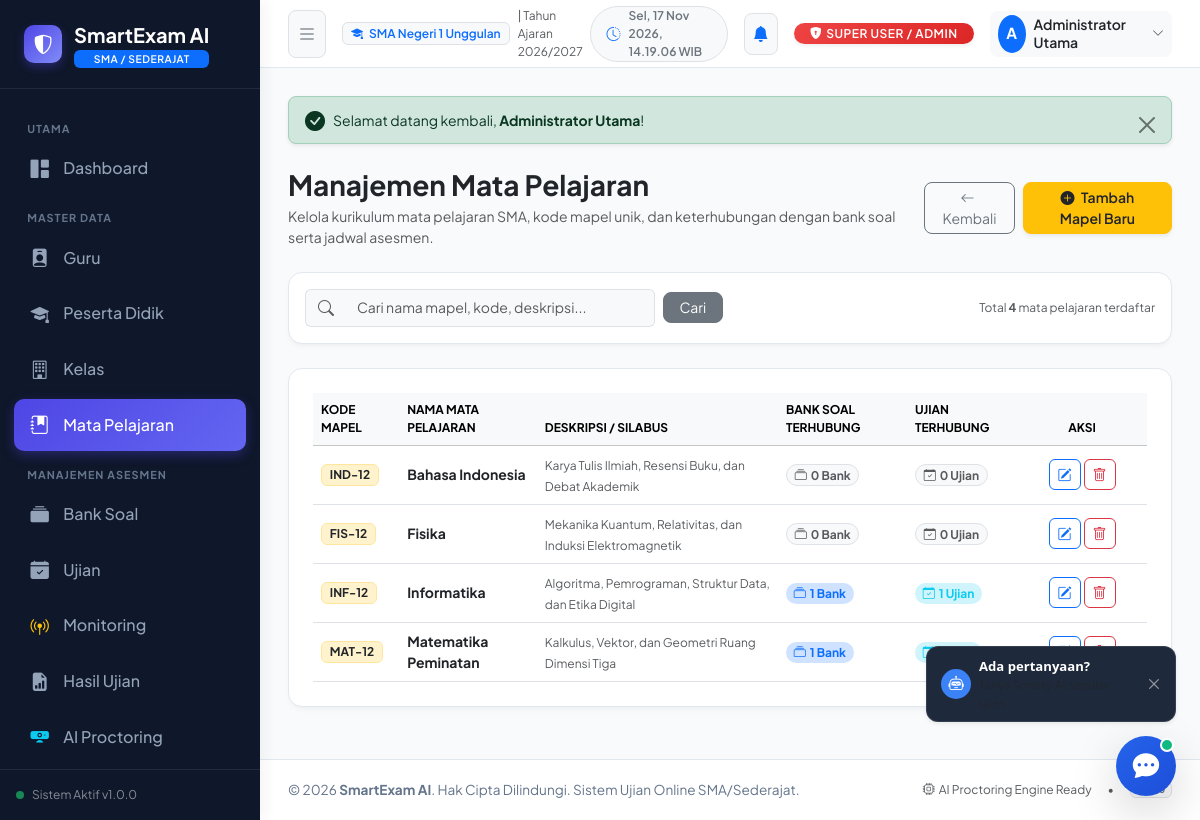
Screenshot of /admin/subjects (signed in) with the database file from the repository.
### tables this page shows
CREATE TABLE `subjects` (
    `id` INT UNSIGNED AUTO_INCREMENT PRIMARY KEY,
    `code` VARCHAR(20) NOT NULL UNIQUE COMMENT 'Kode mapel, misal: INF-12, MAT-12',
    `name` VARCHAR(100) NOT NULL COMMENT 'Nama mata pelajaran',
    `description` TEXT NULL COMMENT 'Deskripsi silabus / materi pokok',
    `created_at` TIMESTAMP DEFAULT CURRENT_TIMESTAMP,
    `updated_at` TIMESTAMP DEFAULT CURRENT_TIMESTAMP ON UPDATE CURRENT_TIMESTAMP,
    INDEX `idx_subjects_code` (`code`)
);

### app/Core/Controller.php (called while the page is built, shortened)
<?php
abstract class Controller
{
    protected function view(string $viewPath, array $data = [], ?string $layout = 'main'): void
    {
        View::render($viewPath, $data, $layout);
    }
    protected function getQuery(?string $key = null, mixed $default = null): mixed
    {
        return $_GET[$key] ?? $default;
    }
}

### app/Controllers/AdminController.php (called while the page is built, shortened)
<?php
class AdminController extends Controller
{
    private SubjectModel $subjectModel;
    public function __construct()
    {
        $this->subjectModel = new SubjectModel();
    }
    public function subjects(): void
    {
        $search = SanitizeHelper::clean($this->getQuery('q', ''));
        $subjects = $this->subjectModel->getAllWithStats($search);
        $this->view('admin/subjects/index', [
            'pageTitle' => 'Manajemen Mata Pelajaran - ' . APP_NAME,
            'subjects'  => $subjects,
            'search'    => $search,
            'user'      => AuthMiddleware::user()
        ], 'main');
    }
}

### public/index.php (called while the page is built, shortened)
<?php
require_once APP_PATH . '/Helpers/UrlHelper.php';
require_once APP_PATH . '/Helpers/SanitizeHelper.php';
spl_autoload_register(function ($class) {
    $prefix = 'App\\';
    $baseDir = APP_PATH . DIRECTORY_SEPARATOR;
    $len = strlen($prefix);
    $relativeClass = substr($class, $len);
    $file = $baseDir . str_replace('\\', DIRECTORY_SEPARATOR, $relativeClass) . '.php';
});
$app = new \App\Core\App();

### app/Helpers/UrlHelper.php (called while the page is built, shortened)
<?php
if (!function_exists('base_url')) {
    function base_url(string $path = ''): string
    {
        $base = defined('BASE_URL') ? BASE_URL : '';
        $path = ltrim($path, '/');
        return empty($path) ? $base : $base . '/' . $path;
    }
}
if (!function_exists('e')) {
    function e(?string $string): string
    {
        return htmlspecialchars((string)$string, ENT_QUOTES, 'UTF-8');
    }
}

### app/Core/Database.php (called while the page is built, shortened)
<?php
class Database
{
    private static ?PDO $instance = null;
    private static bool $connected = false;
    public static function getInstance(): ?PDO
    {
        return self::$instance;
    }
    private static function connect(): void
    {
        $configFile = APP_PATH . '/Config/Database.php';
        $config = require $configFile;
        $dsn = sprintf(
            "%s:host=%s;port=%s;dbname=%s;charset=%s",
            $config['driver'],
            $config['host'],
            $config['port'],
            $config['database'],
            $config['charset']
        );
        try {
            self::$instance = new PDO(
                $dsn,
                $config['username'],
                $config['password'],
                $config['options'] ?? []
            );
            self::$connected = true;
        } catch (PDOException $e) {
            self::$instance = null;
            self::$connected = false;
            self::$errorMessage = $e->getMessage();
        }
    }
    public static function isConnected(): bool
    {
        return self::$connected;
    }
}

### app/Helpers/SanitizeHelper.php (called while the page is built, shortened)
<?php
class SanitizeHelper
{
    public static function clean(mixed $data): mixed
    {
        if (is_string($data)) {
            return htmlspecialchars(trim($data), ENT_QUOTES, 'UTF-8');
        }
        return $data;
    }
}

### app/Models/SubjectModel.php (called while the page is built, shortened)
<?php
class SubjectModel extends Model
{
    protected string $table = 'subjects';
    public function getAllWithStats(string $search = ''): array
    {
        $where = "";
        $params = [];
        $sql = "SELECT s.*,
                       (SELECT COUNT(*) FROM `question_banks` qb WHERE qb.subject_id = s.id) as question_bank_count,
                       (SELECT COUNT(*) FROM `exams` e WHERE e.subject_id = s.id) as exam_count
                FROM `{$this->table}` s
                {$where}
                ORDER BY s.name ASC";
        return $this->fetchAll($sql, $params);
    }
}

### app/Core/Model.php (called while the page is built, shortened)
<?php
abstract class Model
{
    protected ?PDO $db;
    public function __construct()
    {
        $this->db = Database::getInstance();
    }
    public function isDbConnected(): bool
    {
        return $this->db !== null && Database::isConnected();
    }
    public function query(string $sql, array $params = []): ?\PDOStatement
    {
        try {
            $stmt = $this->db->prepare($sql);
            $stmt->execute($params);
            return $stmt;
        } catch (PDOException $e) {
            error_log("Database Query Error: " . $e->getMessage() . " SQL: " . $sql);
            return null;
        }
    }
    public function fetchAll(string $sql, array $params = []): array
    {
        $stmt = $this->query($sql, $params);
        return $stmt->fetchAll();
    }
}

### app/Views/admin/subjects/index.php (the view, shortened to what this page needs)
<div class="d-flex flex-column flex-md-row justify-content-between align-items-md-center gap-3 mb-4">
    <div>
        <h3 class="font-bold text-dark mb-1">Manajemen Mata Pelajaran</h3>
        <p class="text-muted text-sm mb-0">Kelola kurikulum mata pelajaran SMA, kode mapel unik, dan keterhubungan dengan bank soal serta jadwal asesmen.</p>
    </div>
    <div class="d-flex gap-2">
        <a href="<?= base_url('admin/dashboard') ?>" class="btn btn-outline-secondary rounded-3 btn-sm px-3">
            <i class="bi bi-arrow-left me-1"></i> Kembali
        </a>
        <button type="button" class="btn btn-warning text-dark rounded-3 btn-sm px-3 font-semibold shadow-sm" data-bs-toggle="modal" data-bs-target="#modalAddSubject">
            <i class="bi bi-plus-circle-fill me-1"></i> Tambah Mapel Baru
        </button>
    </div>
</div>
<div class="card-custom p-3 mb-4">
    <form action="<?= base_url('admin/subjects') ?>" method="GET" class="row g-2 align-items-center">
        <div class="col-12 col-md-5">
            <div class="input-group">
                <span class="input-group-text bg-light border-end-0 text-muted"><i class="bi bi-search"></i></span>
                <input type="text" name="q" class="form-control bg-light border-start-0 text-sm" placeholder="Cari nama mapel, kode, deskripsi..." value="<?= e($search) ?>">
            </div>
        </div>
        <div class="col-auto">
            <button type="submit" class="btn btn-secondary btn-sm rounded-3 px-3">Cari</button>
        </div>
        <div class="col text-md-end text-muted text-xs">
            Total <strong><?= count($subjects) ?></strong> mata pelajaran terdaftar
        </div>
    </form>
</div>
<div class="card-custom p-4 mb-4">
    <div class="table-responsive">
        <table class="table table-hover align-middle mb-0">
            <thead class="table-light">
                <tr class="text-xs text-uppercase text-muted">
                    <th>Kode Mapel</th>
                    <th>Nama Mata Pelajaran</th>
                    <th>Deskripsi / Silabus</th>
                    <th>Bank Soal Terhubung</th>
                    <th>Ujian Terhubung</th>
                    <th class="text-center" style="width: 130px;">Aksi</th>
                </tr>
            </thead>
            <tbody class="text-sm">
                <?php if (!empty($subjects)): ?>
                    <?php foreach ($subjects as $sub): ?>
                        <tr>
                            <td>
                                <span class="badge bg-warning-subtle text-dark border border-warning-subtle font-mono text-xs px-2.5 py-1 font-bold">
                                    <?= e($sub['code']) ?>
                                </span>
                            </td>
                            <td>
                                <div class="font-bold text-dark"><?= e($sub['name']) ?></div>
                            </td>
                            <td>
                                <span class="text-muted text-xs"><?= e($sub['description'] ?: 'Tidak ada keterangan') ?></span>
                            </td>
                            <td>
                                <?php $bCount = (int)($sub['question_bank_count'] ?? 0); ?>
                                <span class="badge <?= $bCount > 0 ? 'bg-primary-subtle text-primary' : 'bg-light text-muted border' ?> rounded-pill px-2.5 py-1 text-xs">
                                    <i class="bi bi-collection me-1"></i><?= $bCount ?> Bank
                                </span>
                            </td>
                            <td>
                                <?php $eCount = (int)($sub['exam_count'] ?? 0); ?>
                                <span class="badge <?= $eCount > 0 ? 'bg-info-subtle text-info' : 'bg-light text-muted border' ?> rounded-pill px-2.5 py-1 text-xs">
                                    <i class="bi bi-calendar-check me-1"></i><?= $eCount ?> Ujian
                                </span>
                            </td>
                            <td class="text-center">
                                <div class="btn-group btn-group-sm">
                                    <button type="button" class="btn btn-outline-primary rounded-2 me-1" data-bs-toggle="modal" data-bs-target="#modalEditSubject_<?= $sub['id'] ?>" title="Edit Mapel">
                                        <i class="bi bi-pencil-square"></i>
                                    </button>
                                    <button type="button" class="btn btn-outline-danger rounded-2" data-bs-toggle="modal" data-bs-target="#modalDeleteSubject_<?= $sub['id'] ?>" title="Hapus Mapel">
                                        <i class="bi bi-trash"></i>
                                    </button>
                                </div>
                            </td>
                        </tr>
                    <?php endforeach; ?>
                <?php endif; ?>
            </tbody>
        </table>
    </div>
</div>

### public/assets/css/custom.css (style rules this page uses)
:root { --primary-color: #4f46e5; --primary-hover: #4338ca; --primary-light: #eef2ff; --secondary-color: #0ea5e9; --sidebar-bg: #0f172a; --sidebar-text: #94a3b8; --sidebar-active: #ffffff; --sidebar-active-bg: rgba(79, 70, 229, 0.25); --sidebar-width: 260px; --navbar-height: 68px; --card-radius: 14px; --border-color: #e2e8f0; }
body { font-family: 'Plus Jakarta Sans', system-ui, -apple-system, BlinkMacSystemFont, 'Segoe UI', Roboto, Oxygen, Ubuntu, Cantarell, sans-serif; background-color: #f8fafc; color: #1e293b; min-height: 100vh; margin: 0; padding: 0; overflow-x: hidden; }
.font-semibold { font-weight: 600; }
.font-bold { font-weight: 700; }
.text-xs { font-size: 0.75rem; }
.text-sm { font-size: 0.875rem; }
.card-custom { background: #ffffff; border: 1px solid var(--border-color); border-radius: var(--card-radius); box-shadow: 0 4px 6px -1px rgba(0, 0, 0, 0.03), 0 2px 4px -2px rgba(0, 0, 0, 0.03); transition: transform 0.2s ease, box-shadow 0.2s ease; overflow: hidden; }

### rows the page displays
subjects: code "IND-12", name "Bahasa Indonesia", description "Karya Tulis Ilmiah, Resensi Buku, dan Debat Akademik", bCount "0", eCount "0"
subjects: code "FIS-12", name "Fisika", description "Mekanika Kuantum, Relativitas, dan Induksi Elektromagnetik", bCount "0", eCount "0"
subjects: code "INF-12", name "Informatika", description "Algoritma, Pemrograman, Struktur Data, dan Etika Digital", bCount "1", eCount "1"
subjects: code "MAT-12", name "Matematika Peminatan", description "Kalkulus, Vektor, dan Geometri Ruang Dimensi Tiga", bCount "1"

### other values shown
APP_NAME "SmartExam AI"
APP_VERSION "1.0.0"
$roleLabel "SUPER USER / ADMIN"
substr($currentUser['name'] ?? 'U', 0, 1) "A"
$currentUser['name'] "Administrator Utama"
$msg "Selamat datang kembali, Administrator Utama !"
count($subjects) "4"
